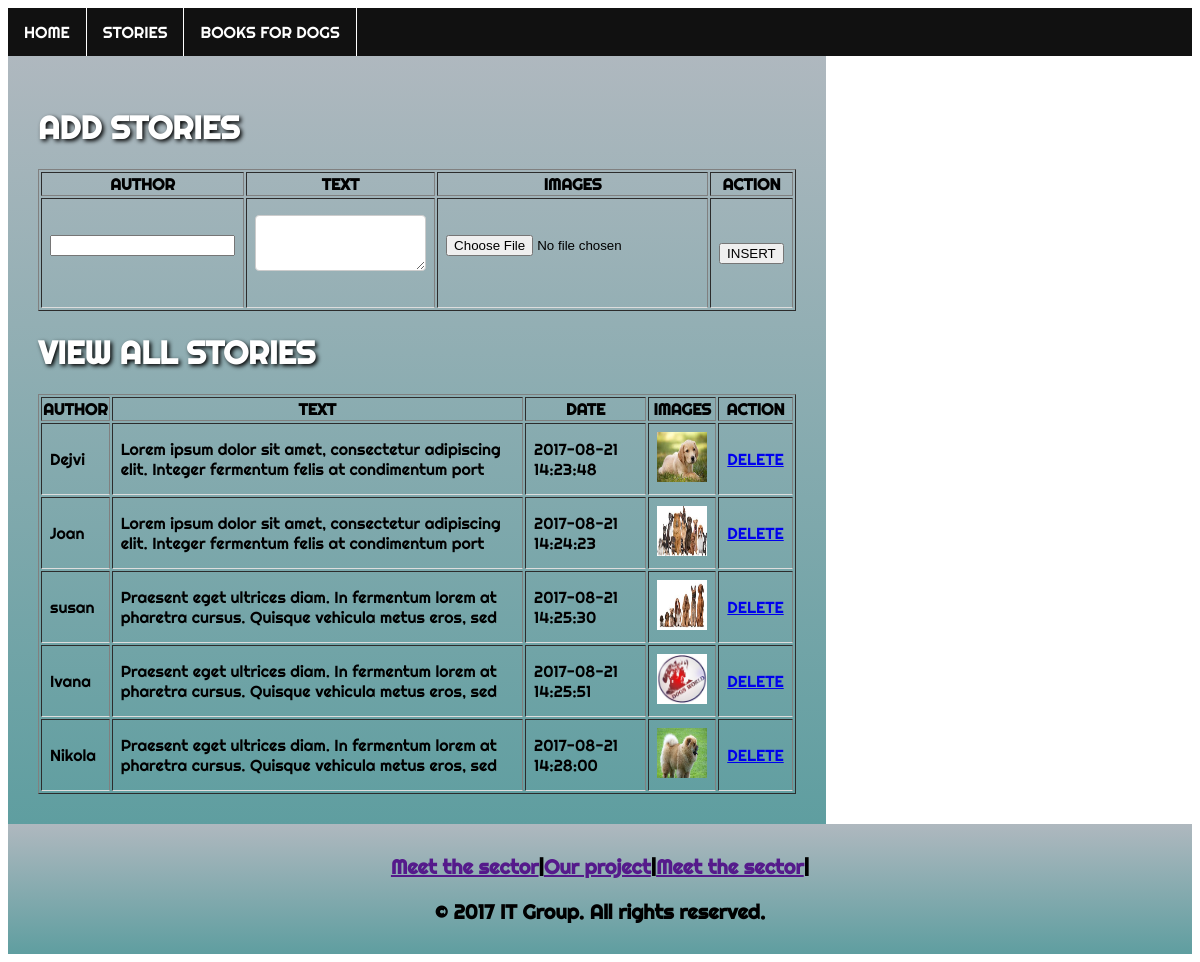
Page /admin/stories.php on the committed database.
### tables this page shows
CREATE TABLE IF NOT EXISTS `stories` (
  `id` int(11) NOT NULL AUTO_INCREMENT,
  `author` varchar(100) DEFAULT NULL,
  `txt` text,
  `date` datetime DEFAULT NULL,
  `img` text,
  PRIMARY KEY (`id`)
);

### class/classDogs.php (called while the page is built, shortened)
<?php
class Dogs
{
    private $conn;
    public function __construct($conn)
    {
        $this->conn = $conn;
    }
    public function selectStories()
    {
        $stmt = $this->conn->prepare("select * from stories");
        $stmt->execute();
        $rez = $stmt->fetchAll(PDO::FETCH_OBJ);
        return $rez;
    }
}

### admin/stories.php (the view, shortened to what this page needs)
<?php
include_once(dirname(__FILE__) . '/head.php');
include_once(dirname(__FILE__) . '/../class/classDogs.php');
$dogs = new Dogs($conn);
$errMSGauthor =$errMSGtxt=$errMSGimg= "";
?>
<div id="main">
    <h1 style="color: white;
    text-shadow: 2px 2px 4px #000000;">ADD STORIES</h1>
    <form method="post" action="<?php echo $_SERVER["PHP_SELF"]; ?>" enctype="multipart/form-data">
    <table border="1">
        <tr>
            <th>AUTHOR</th>
            <th>TEXT</th>
            <th>IMAGES</th>
            <th>ACTION</th>
        </tr>
        <tr>
            <td><input type="text" name="author"><p><?php echo $errMSGauthor; ?></p></td>
            <td><textarea name="txt" type="text"></textarea><p><?php echo $errMSGtxt; ?></p></td>
            <td><input type="file" name="img"><p><?php echo $errMSGimg; ?></p></td>
            <td><input type="submit" name="insert" value="INSERT"></td>
        </tr>
    </table>
</form>
    <h1 style="color: white;
    text-shadow: 2px 2px 4px #000000;">VIEW ALL STORIES</h1>
    <?php
    $dogs->deleteStorie();
    $select = $dogs->selectStories();
    ?>
            <table border="1">
                <tr>
                    <th>AUTHOR</th>
                    <th>TEXT</th>
                    <th>DATE</th>
                    <th>IMAGES</th>
                    <th>ACTION</th>
                </tr>
                <?php
                foreach($select as $e) {
                $text = $e->txt;
                $maxText = substr($text, 0 , 100);?>
                <tr>
                    <td><?php echo $e->author; ?></td>
                    <td><?php echo $maxText; ?></td>
                    <td><?php echo $e->date; ?></td>
                    <td><img src="../admin/imgStories/<?php echo $e->img; ?>" alt="slika" style="width: 50px;height: 50px;"></td>
                    <td><a href="stories.php?id=<?php echo $e->id; ?>">DELETE</a></td>
                </tr>
                <?php  }?>
                </table>
</div>
<?php
include_once(dirname(__FILE__) . '/footer.php');

### admin/s.css (style rules this page uses)
html,body { font-family: 'Righteous', cursive; }
#main { width: 64%; float: left; padding: 30px; background: linear-gradient(rgba(124, 139, 150, 0.61),cadetblue); height: 100%; }
#comments input[type=text],textarea { width: 100%; padding: 12px 20px; margin: 8px 0; display: inline-block; border: 1px solid #ccc; border-radius: 4px; box-sizing: border-box; }
.table th, td { padding: 8px; text-align: left; border-bottom: 1px solid #ddd; }

### rows in the picture
stories: author "Dejvi", txt "Lorem ipsum dolor sit amet, consectetur adipiscing elit. Integer fermentum felis at condimentum port", date "2017-08-21 14:23:48", img (picture)
stories: author "Joan", txt "Lorem ipsum dolor sit amet, consectetur adipiscing elit. Integer fermentum felis at condimentum port", date "2017-08-21 14:24:23", img (picture)
stories: author "susan", txt "Praesent eget ultrices diam. In fermentum lorem at pharetra cursus. Quisque vehicula metus eros, sed", date "2017-08-21 14:25:30", img (picture)
stories: author "Ivana", txt "Praesent eget ultrices diam. In fermentum lorem at pharetra cursus. Quisque vehicula metus eros, sed", date "2017-08-21 14:25:51", img (picture)
stories: author "Nikola", txt "Praesent eget ultrices diam. In fermentum lorem at pharetra cursus. Quisque vehicula metus eros, sed", date "2017-08-21 14:28:00", img (picture)
